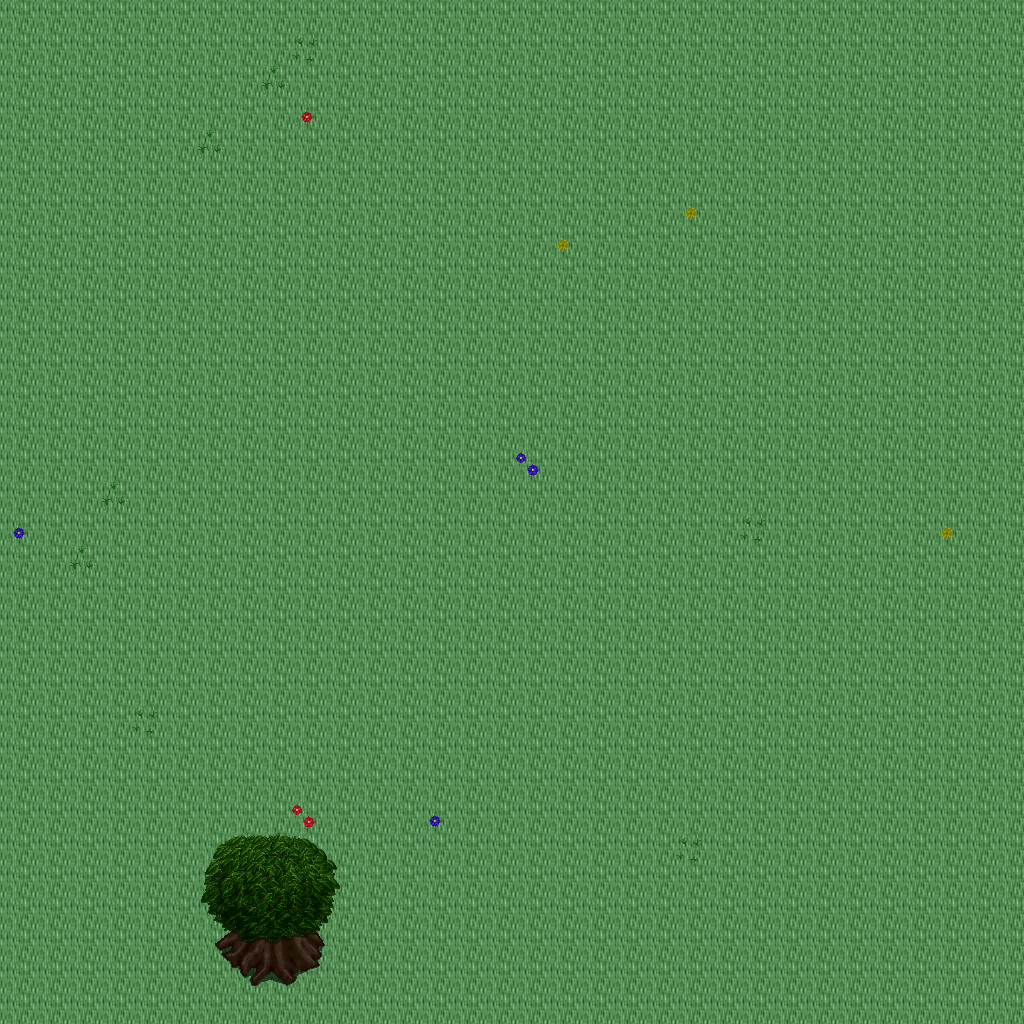

A level layout from a 2D game, rendered from its tile map. Below: a short description, then the map file with tile-grid data replaced by summaries:
An orthogonal 32x32 tile map with 32x32 px tiles, 5 tile layers (Ground, Objects, Objects2, Above, ...), 1 hidden layer not drawn, 28 tilesets.

<map version="1.10" tiledversion="1.11.0" orientation="orthogonal" renderorder="right-down" width="32" height="32" tilewidth="32" tileheight="32" infinite="0" nextlayerid="11" nextobjectid="1">
 <tileset firstgid="1" name="ground_ground" tilewidth="32" tileheight="32" tilecount="33" columns="3">
  <image source="../drawable/ground_ground.png" width="96" height="352" />
 </tileset>
 <tileset firstgid="34" name="ground_water_pool" tilewidth="32" tileheight="32" tilecount="72" columns="3">
  <image source="../drawable/ground_water_pool.png" width="96" height="768" />
 </tileset>
 <tileset firstgid="106" name="plant_flower_daisy_red" tilewidth="32" tileheight="32" tilecount="8" columns="2">
  <image source="../drawable/plant_flower_daisy_red.png" width="64" height="128" />
 </tileset>
 <tileset firstgid="114" name="plant_flower_daisy_white" tilewidth="32" tileheight="32" tilecount="8" columns="2">
  <image source="../drawable/plant_flower_daisy_white.png" width="64" height="128" />
 </tileset>
 <tileset firstgid="122" name="plant_flower_daisy_yellow" tilewidth="32" tileheight="32" tilecount="8" columns="2">
  <image source="../drawable/plant_flower_daisy_yellow.png" width="64" height="128" />
 </tileset>
 <tileset firstgid="130" name="plant_flower_daisy_blue" tilewidth="32" tileheight="32" tilecount="8" columns="2">
  <image source="../drawable/plant_flower_daisy_blue.png" width="64" height="128" />
 </tileset>
 <tileset firstgid="138" name="plant_grasses" tilewidth="32" tileheight="32" tilecount="6" columns="3">
  <image source="../drawable/plant_grasses.png" width="96" height="64" />
 </tileset>
 <tileset firstgid="144" name="plant_tree_tree_darkgreen" tilewidth="32" tileheight="32" tilecount="88" columns="8">
  <image source="../drawable/plant_tree_tree_darkgreen.png" width="256" height="352" />
 </tileset>
 <tileset firstgid="232" name="ground_grass_edges" tilewidth="32" tileheight="32" tilecount="36" columns="12">
  <image source="../drawable/ground_grass_edges.png" width="384" height="96" />
 </tileset>
 <tileset firstgid="268" name="ground_grass_corners" tilewidth="32" tileheight="32" tilecount="24" columns="6">
  <image source="../drawable/ground_grass_corners.png" width="192" height="128" />
 </tileset>
 <tileset firstgid="292" name="furniture_table_long_side_on_pale" tilewidth="32" tileheight="32" tilecount="3" columns="3">
  <image source="../drawable/furniture_table_long_side_on_pale.png" width="96" height="32" />
 </tileset>
 <tileset firstgid="295" name="plant_stump_stump_brown" tilewidth="32" tileheight="32" tilecount="4" columns="2">
  <image source="../drawable/plant_stump_stump_brown.png" width="64" height="64" />
 </tileset>
 <tileset firstgid="299" name="item_sign_large" tilewidth="32" tileheight="32" tilecount="15" columns="5">
  <image source="../drawable/item_sign_large.png" width="160" height="96" />
 </tileset>
 <tileset firstgid="314" name="plant_stump_small_stump" tilewidth="32" tileheight="32" tilecount="4" columns="2">
  <image source="../drawable/plant_stump_small_stump.png" width="64" height="64" />
 </tileset>
 <tileset firstgid="318" name="building_wall_bricked_edges" tilewidth="32" tileheight="32" tilecount="25" columns="5">
  <image source="../drawable/building_wall_bricked_edges.png" width="160" height="160" />
 </tileset>
 <tileset firstgid="343" name="logic_creature_orc" tilewidth="32" tileheight="32" tilecount="6" columns="6">
  <image source="../drawable/logic_creature_orc.png" width="192" height="32" />
 </tileset>
 <tileset firstgid="349" name="logic_creature_animal" tilewidth="32" tileheight="32" tilecount="32" columns="8">
  <image source="../drawable/logic_creature_animal.png" width="256" height="128" />
 </tileset>
 <tileset firstgid="381" name="logic_item_resources" tilewidth="32" tileheight="32" tilecount="6" columns="6">
  <image source="../drawable/logic_item_resources.png" width="192" height="32" />
 </tileset>
 <tileset firstgid="387" name="logic_creature_golem" tilewidth="32" tileheight="32" tilecount="4" columns="4">
  <image source="../drawable/logic_creature_golem.png" width="128" height="32" />
 </tileset>
 <tileset firstgid="391" name="logic_collision" tilewidth="32" tileheight="32" tilecount="1" columns="1">
  <image source="../drawable/logic_collision.png" width="32" height="32" />
 </tileset>
 <tileset firstgid="392" name="object_boat" tilewidth="32" tileheight="32" tilecount="42" columns="6">
  <image source="../drawable/object_boat.png" width="192" height="224" />
 </tileset>
 <tileset firstgid="434" name="furniture_table_long_front_on_pale" tilewidth="32" tileheight="32" tilecount="3" columns="1">
  <image source="../drawable/furniture_table_long_front_on_pale.png" width="32" height="96" />
 </tileset>
 <tileset firstgid="437" name="ground_green_paving" tilewidth="32" tileheight="32" tilecount="18" columns="3">
  <image source="../drawable/ground_green_paving.png" width="96" height="192" />
 </tileset>
 <tileset firstgid="455" name="logic_protection" tilewidth="32" tileheight="32" tilecount="2" columns="2">
  <image source="../drawable/logic_protection.png" width="64" height="32" />
 </tileset>
 <tileset firstgid="457" name="furniture_bed_double_peach" tilewidth="32" tileheight="32" tilecount="8" columns="2">
  <image source="../drawable/furniture_bed_double_peach.png" width="64" height="128" />
 </tileset>
 <tileset firstgid="465" name="furniture_bed_double_red" tilewidth="32" tileheight="32" tilecount="8" columns="2">
  <image source="../drawable/furniture_bed_double_red.png" width="64" height="128" />
 </tileset>
 <tileset firstgid="473" name="logic_creature_undead_skeleton" tilewidth="32" tileheight="32" tilecount="6" columns="6">
  <image source="../drawable/logic_creature_undead_skeleton.png" width="192" height="32" />
 </tileset>
 <tileset firstgid="479" name="logic_creature_undead_specter" tilewidth="32" tileheight="32" tilecount="6" columns="6">
  <image source="../drawable/logic_creature_undead_specter.png" width="192" height="32" />
 </tileset>
 <layer id="1" name="Ground" width="32" height="32">
  <data>[1024 cells, 1024 non-empty, 1 distinct tile ids]</data>
 </layer>
 <layer id="2" name="Objects" width="32" height="32">
  <data>[1024 cells, 21 non-empty, 12 distinct tile ids]</data>
 </layer>
 <layer id="3" name="Objects2" width="32" height="32">
  <data>[1024 cells, 0 non-empty, 0 distinct tile ids]</data>
 </layer>
 <layer id="4" name="Above" width="32" height="32">
  <data>[1024 cells, 18 non-empty, 18 distinct tile ids]</data>
 </layer>
 <layer id="5" name="Above2" width="32" height="32">
  <data>[1024 cells, 0 non-empty, 0 distinct tile ids]</data>
 </layer>
 <layer id="6" name="Walkable" width="32" height="32" visible="0">
  <data>[1024 cells, 6 non-empty, 1 distinct tile ids]</data>
 </layer>
 <objectgroup id="7" name="Mapevents" />
 <objectgroup id="8" name="Spawn" />
 <objectgroup id="9" name="Keys" />
 <objectgroup id="10" name="Replace" />
</map>
